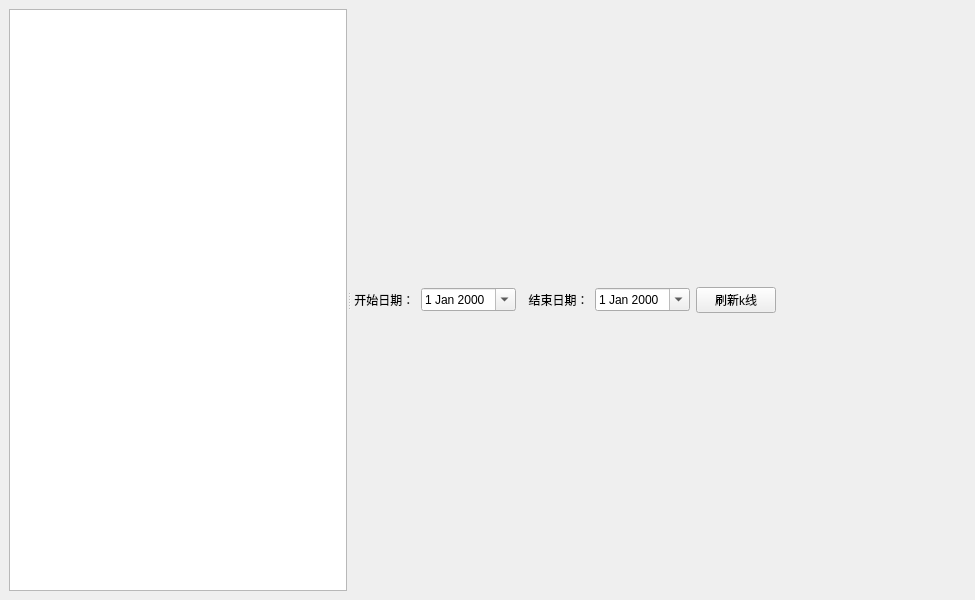
<?xml version="1.0" encoding="UTF-8"?>
<ui version="4.0">
 <class>MainWindow</class>
 <widget class="QMainWindow" name="MainWindow">
  <property name="geometry">
   <rect>
    <x>0</x>
    <y>0</y>
    <width>975</width>
    <height>600</height>
   </rect>
  </property>
  <property name="windowTitle">
   <string>MainWindow</string>
  </property>
  <widget class="QWidget" name="centralwidget">
   <layout class="QHBoxLayout" name="horizontalLayout_2">
    <item>
     <widget class="QSplitter" name="splitter">
      <property name="orientation">
       <enum>Qt::Horizontal</enum>
      </property>
      <widget class="QWidget" name="layoutWidget_2">
       <layout class="QVBoxLayout" name="verticalLayout_3" stretch="2">
        <property name="spacing">
         <number>15</number>
        </property>
        <item>
         <layout class="QVBoxLayout" name="verticalLayout_4">
          <item>
           <widget class="QTableView" name="stockTableView_2">
            <property name="contextMenuPolicy">
             <enum>Qt::ActionsContextMenu</enum>
            </property>
            <property name="sortingEnabled">
             <bool>true</bool>
            </property>
           </widget>
          </item>
         </layout>
        </item>
       </layout>
      </widget>
      <widget class="QWidget" name="layoutWidget">
       <layout class="QVBoxLayout" name="verticalLayout_1" stretch="0,10">
        <item>
         <layout class="QHBoxLayout" name="horizontalLayout">
          <item>
           <widget class="QLabel" name="label">
            <property name="text">
             <string> 开始日期：</string>
            </property>
           </widget>
          </item>
          <item>
           <widget class="QDateEdit" name="startDateEdit">
            <property name="calendarPopup">
             <bool>true</bool>
            </property>
           </widget>
          </item>
          <item>
           <widget class="QLabel" name="label_2">
            <property name="text">
             <string>  结束日期：</string>
            </property>
           </widget>
          </item>
          <item>
           <widget class="QDateEdit" name="endDateEdit">
            <property name="calendarPopup">
             <bool>true</bool>
            </property>
           </widget>
          </item>
          <item>
           <layout class="QHBoxLayout" name="layout_rps">
            <property name="spacing">
             <number>7</number>
            </property>
            <property name="sizeConstraint">
             <enum>QLayout::SetFixedSize</enum>
            </property>
            <property name="leftMargin">
             <number>0</number>
            </property>
           </layout>
          </item>
          <item>
           <widget class="QPushButton" name="loadK">
            <property name="text">
             <string> 刷新k线 </string>
            </property>
           </widget>
          </item>
          <item>
           <spacer name="horizontalSpacer">
            <property name="orientation">
             <enum>Qt::Horizontal</enum>
            </property>
            <property name="sizeHint" stdset="0">
             <size>
              <width>40</width>
              <height>20</height>
             </size>
            </property>
           </spacer>
          </item>
         </layout>
        </item>
        <item>
         <layout class="QVBoxLayout" name="kLayout"/>
        </item>
       </layout>
      </widget>
     </widget>
    </item>
   </layout>
  </widget>
 </widget>
 <resources/>
 <connections/>
</ui>
